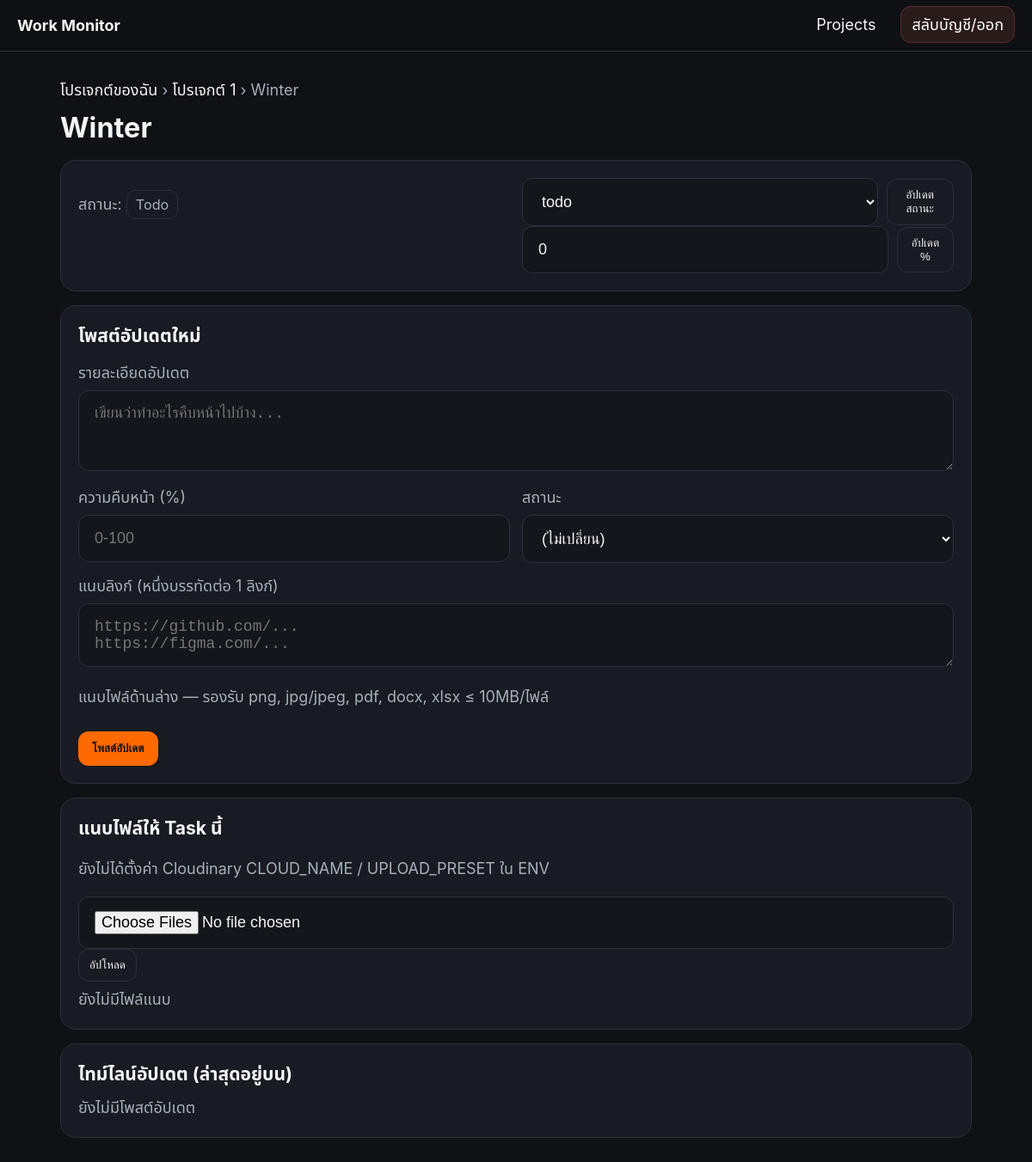
Page /tasks/1 (signed in) on the committed database.
### models.py (models this page shows)
class Task(db.Model):
  id = db.Column(db.Integer, primary_key=True)
  project_id = db.Column(db.Integer, db.ForeignKey('project.id'), nullable=False, index=True)
  title = db.Column(db.String(200), nullable=False)
  assignee_name = db.Column(db.String(120))
  progress_percent = db.Column(db.Integer, default=0)  # 0..100
  last_updated = db.Column(db.DateTime, default=datetime.utcnow)
  status = db.Column(db.String(32), default="todo")    # todo|doing|done|blocked
  reference_url = db.Column(db.String(500))            # legacy, hidden in UI
  created_by_id = db.Column(db.Integer, db.ForeignKey('user.id'), nullable=False)

### views_tasks.py (the view)
@tasks_bp.get('/tasks/<int:task_id>')
@login_required
def task_feed(task_id):
    t, mem = _task_and_membership(task_id)
    updates = TaskUpdate.query.filter_by(task_id=t.id).order_by(TaskUpdate.created_at.desc()).all()
    files = TaskFile.query.filter_by(task_id=t.id).order_by(TaskFile.created_at.desc()).all()
    links_map = {}
    if updates:
        ids = [u.id for u in updates]
        for l in TaskUpdateLink.query.filter(TaskUpdateLink.task_update_id.in_(ids)).all():
            links_map.setdefault(l.task_update_id, []).append(l)
    is_manager = mem.role in ("owner","ba")
    return render_template('task_feed.html',
                           task=t, updates=updates, files=files, links_map=links_map,
                           is_manager=is_manager,
                           cloudinary_cloud_name=get_env("CLOUDINARY_CLOUD_NAME"),
                           cloudinary_upload_preset=get_env("CLOUDINARY_UPLOAD_PRESET"))

### utils.py (called while the page is built)
def current_user():
    uid = session.get('uid')
    if not uid: return None
    return User.query.get(uid)

def login_required(f):
    @wraps(f)
    def wrapper(*a, **kw):
        if not current_user():
            return redirect(url_for('auth.login_page'))
        return f(*a, **kw)
    return wrapper

def must_be_project_member(project_id):
    u = current_user()
    if not u: return abort(401)
    mem = ProjectMember.query.filter_by(project_id=project_id, user_id=u.id).first()
    if not mem: return abort(403)
    return mem

def get_env(name: str, default=None):
    v = os.environ.get(name)
    return v if v not in (None, "", "None") else default

### views_tasks.py (called while the page is built)
def _task_and_membership(task_id):
    t = Task.query.get_or_404(task_id)
    mem = must_be_project_member(t.project_id)
    return t, mem

### templates/task_feed.html (shortened to what this page needs)
{% extends "base.html" %}
{% block content %}
<nav class="crumb"><a href="{{ url_for('main.projects') }}">โปรเจกต์ของฉัน</a> › <a href="{{ url_for('main.project_detail', project_id=task.project_id) }}">โปรเจกต์ {{ task.project_id }}</a> › <span>{{ task.title }}</span></nav>
<h1>{{ task.title }}</h1>
<section class="card big">
  <div class="row2">
    <div>
      <p class="muted">สถานะ: <span class="badge {{ task.status }}">{{ task.status }}</span></p>
    </div>
    <div class="right">
      {% if is_manager %}
      <form class="inline" method="post" action="{{ url_for('tasks.change_status', task_id=task.id) }}">
        <select class="lg" name="status">
          <option value="todo" {{ 'selected' if task.status=='todo' else '' }}>todo</option>
        </select>
        <button class="ghost xl" type="submit">อัปเดตสถานะ</button>
      </form>
      <form class="inline" method="post" action="{{ url_for('tasks.change_progress', task_id=task.id) }}">
        <input class="lg" type="number" min="0" max="100" name="progress" value="{{ task.progress_percent }}">
        <button class="ghost xl" type="submit">อัปเดต %</button>
      </form>
      {% else %}
      <p class="muted">ความคืบหน้า: {{ task.progress_percent }}% • (แก้ไขได้โดย owner/ba)</p>
      {% endif %}
    </div>
  </div>
</section>
<section class="card big">
  <h3>โพสต์อัปเดตใหม่</h3>
  <form method="post" action="{{ url_for('tasks.create_update', task_id=task.id) }}">
    <label>รายละเอียดอัปเดต</label>
    <textarea class="lg" name="content" rows="3" required placeholder="เขียนว่าทำอะไรคืบหน้าไปบ้าง..."></textarea>
    {% if is_manager %}
    <div class="row2">
      <div>
        <label>ความคืบหน้า (%)</label>
        <input class="lg" type="number" name="progress_percent" min="0" max="100" placeholder="0-100">
      </div>
      <div>
        <label>สถานะ</label>
        <select class="lg" name="status">
          <option value="">(ไม่เปลี่ยน)</option>
        </select>
      </div>
    </div>
    {% endif %}
    <label>แนบลิงก์ (หนึ่งบรรทัดต่อ 1 ลิงก์)</label>
    <textarea class="lg" name="links" rows="2" placeholder="https://github.com/...&#10;https://figma.com/..."></textarea>
    <p class="muted">แนบไฟล์ด้านล่าง — รองรับ png, jpg/jpeg, pdf, docx, xlsx ≤ 10MB/ไฟล์</p>
    <button class="cta xl" type="submit">โพสต์อัปเดต</button>
  </form>
</section>
<section class="card big">
  <h3>แนบไฟล์ให้ Task นี้</h3>
  {% if not cloudinary_cloud_name or not cloudinary_upload_preset %}
    <p class="muted">ยังไม่ได้ตั้งค่า Cloudinary CLOUD_NAME / UPLOAD_PRESET ใน ENV</p>
  {% endif %}
  <input class="lg" id="fileInput" type="file" multiple>
  <button class="ghost xl" onclick="uploadFiles()">อัปโหลด</button>
  <ul class="files">
    {% for f in files %}
    <li>
      <a href="{{ f.secure_url }}" target="_blank">{{ f.file_name }}</a>
      <span class="muted">• {{ f.content_type or '?' }} • {{ f.size_bytes or 0 }} bytes</span>
      <form method="post" action="{{ url_for('tasks.delete_file', task_id=task.id, file_id=f.id) }}" style="display:inline">
        <button class="danger small" type="submit">ลบ</button>
      </form>
    </li>
    {% else %}
    <li class="muted">ยังไม่มีไฟล์แนบ</li>
    {% endfor %}
  </ul>
</section>
<section class="card big">
  <h3>ไทม์ไลน์อัปเดต (ล่าสุดอยู่บน)</h3>
  <ul class="updates">
    {% for u in updates %}
    <li class="update-card">
      <div class="up-top">
        {% if u.status %}<span class="badge {{ u.status }}">{{ u.status }}</span>{% endif %}
        {% if u.progress_percent is not none %}<span class="chip">Progress: {{ u.progress_percent }}%</span>{% endif %}
        <span class="muted right">{{ u.created_at }}</span>
      </div>
      <div class="up-content">{{ u.content }}</div>
      {% set links = links_map.get(u.id, []) %}
      {% if links %}
      <div class="links">
        {% for l in links %}
          <a class="link-pill" href="{{ l.url }}" target="_blank">{{ l.url }}</a>
        {% endfor %}
      </div>
      {% endif %}
      <a class="ghost small" href="{{ url_for('tasks.update_detail', update_id=u.id) }}">ดูรายละเอียด</a>
    </li>
    {% else %}
    <li class="muted">ยังไม่มีโพสต์อัปเดต</li>
    {% endfor %}
  </ul>
</section>
{% endblock %}

### static/theme.css (style rules this page uses)
:root { --bg:#0F1115; --card:#181B21; --card2:#1E232C; --text:#F3F5F7; --muted:#A7B0BD; --line:#2A303B; --orange:#FF6A00; --red:#E53935; --ok:#29CC7A; }
* { box-sizing:border-box }
html { font-size:18px }
body { margin:0;background:var(--bg);color:var(--text);font-family:Inter,"Noto Sans Thai",system-ui }
a { color:var(--text);text-decoration:none }
h1 { font-size:1.8rem;margin:0 0 18px }
h3 { margin:0 0 10px }
label { display:block;margin:14px 0 6px;color:var(--muted) }
input,select,textarea { width:100%;padding:14px 16px;border-radius:12px;border:1px solid var(--line);background:#13161B;color:var(--text);font-size:1rem }
input.lg, textarea.lg, select.lg { padding:16px 18px }
textarea { resize:vertical }
.cta { background:var(--orange);color:#111;padding:12px 16px;border:none;border-radius:12px;font-weight:700;margin-top:8px;cursor:pointer }
.ghost { background:transparent;border:1px solid var(--line);color:var(--text);padding:10px 12px;border-radius:12px;cursor:pointer }
.muted { color:var(--muted) }
.inline { display:flex;gap:10px;align-items:center }
.card { background:var(--card);border:1px solid var(--line);padding:18px;border-radius:16px;margin-bottom:16px }
.card.big { padding:20px;border-radius:18px }
.badge { padding:6px 10px;border-radius:10px;font-size:.9rem;border:1px solid var(--line);text-transform:capitalize }
.crumb { margin-bottom:10px;color:var(--muted) }
.row2 { display:grid;grid-template-columns:1fr 1fr;gap:14px }
.right { text-align:right }
.files, .updates { list-style:none;margin:0;padding:0;display:flex;flex-direction:column;gap:12px }

### rows in the picture
Task: project_id "1", title "Winter", status "Todo", progress "0"
